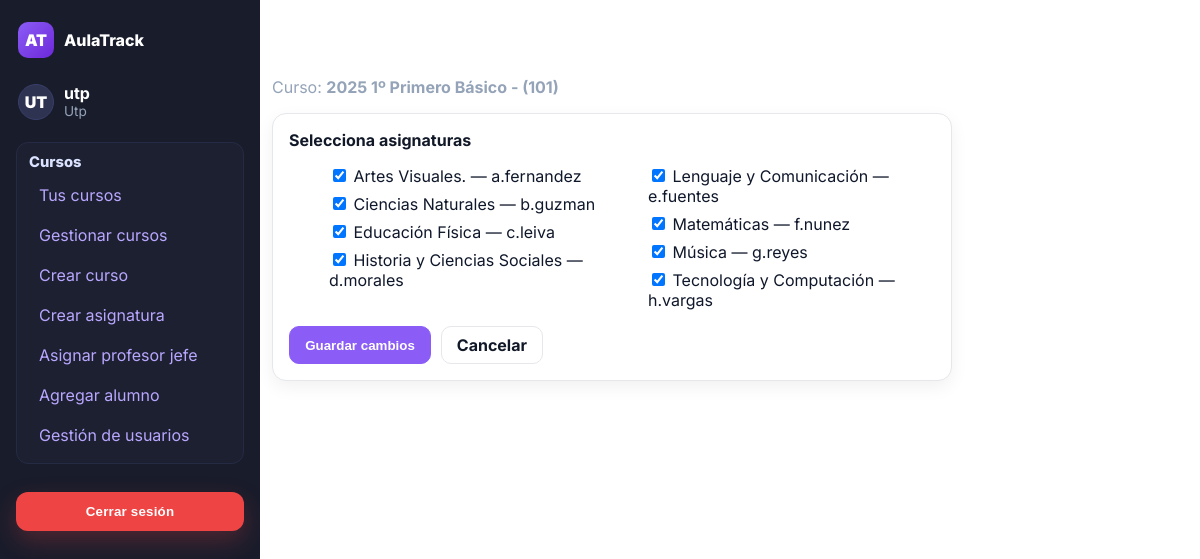
Page /cursos/11/asignaturas/ (signed in) on the committed database.
### usuarios/models.py (models this page shows, shortened)
class Usuario(AbstractUser):
    nombres = models.CharField(max_length=100)
    apellidos = models.CharField(max_length=100)
    rut = models.CharField(max_length=12, unique=True, validators=[rut_validator])
    ROLE_DOCENTE = 'docente'
    ROLE_UTP = 'utp'
    ROLE_INSPECTOR = 'inspector'
    ROLE_CHOICES = [
        (ROLE_DOCENTE, 'Docente'),
        (ROLE_UTP, 'UTP'),
        (ROLE_INSPECTOR, 'Inspector'),
    ]
    role = models.CharField(max_length=20, choices=ROLE_CHOICES)

class Curso(models.Model):
    año = models.CharField(max_length=15)
    nombre = models.CharField(max_length=30)
    sala = models.CharField(max_length=10)
    asignaturas = models.ManyToManyField('Asignatura', blank=True)
    profesor_jefe = models.ForeignKey(
        Usuario,
        on_delete=models.CASCADE,
        null=True,
        blank=True,
        limit_choices_to={'role': 'docente'},
        related_name='cursos_como_profesor_jefe'
    )
    def __str__(self):
        return f"{self.año} {self.nombre} - ({self.sala})"
    class Meta:
        constraints = [
            models.UniqueConstraint(
                Lower('año'), Lower('nombre'), Lower('sala'),
                name='uniq_curso_anio_nombre_sala_ci'
            )
        ]

### usuarios/views.py (the view)
# urls.py: path('cursos/<int:curso_id>/asignaturas/', asignar_asignaturas_curso, name='asignar_asignaturas_curso'),
@user_passes_test(es_utp)
def asignar_asignaturas_curso(request, curso_id):
    curso = get_object_or_404(
        Curso.objects.select_related("profesor_jefe").prefetch_related("asignaturas"),
        pk=curso_id
    )
    if request.method == "POST":
        form = CursoAsignaturasForm(request.POST, instance=curso)
        if form.is_valid():
            form.save()
            messages.success(request, f"Asignaturas actualizadas para {curso}.")
            return redirect("usuarios:cursos_lista")
        messages.error(request, "Revisa los errores del formulario.")
    else:
        form = CursoAsignaturasForm(instance=curso)
    return render(request, "asignar_asignaturas_curso.html", {"curso": curso, "form": form})

### usuarios/forms.py
class CursoAsignaturasForm(forms.ModelForm):
    asignaturas = forms.ModelMultipleChoiceField(
        queryset=Asignatura.objects.select_related("profesor").order_by("nombre"),
        required=False,
        widget=CheckboxSelectMultiple,
        label="Asignaturas del curso",
    )
    class Meta:
        model = Curso
        fields = ["asignaturas"]
    def __init__(self, *args, **kwargs):
        super().__init__(*args, **kwargs)
        def etiqueta(a: Asignatura):
            if a.profesor:
                prof = (a.profesor.get_full_name() or a.profesor.username).strip()
                return f"{a.nombre} — {prof}"
            return a.nombre
        self.fields["asignaturas"].label_from_instance = etiqueta

### usuarios/views.py (called while the page is built)
def es_utp(user):
    return hasattr(user, 'role') and user.role == 'utp'

### usuarios/templates/asignar_asignaturas_curso.html (shortened to what this page needs)
{% extends 'base.html' %}
{% load static %}
{% block extra_css %}
<link rel="stylesheet" href="{% static 'css/crear_asignatura.css' %}">
{% endblock %}
{% block content %}
<div class="page">
  <h1>Asignar asignaturas</h1>
  <div class="hint">Curso: <strong>{{ curso }}</strong></div>
  <form method="post" class="form-card" novalidate>
    <div class="field">
      <label class="label">Selecciona asignaturas</label>
      <ul class="asignaturas-list">
        {% for cb in form.asignaturas %}
        <li><label>{{ cb.tag }} {{ cb.choice_label }}</label></li>
        {% endfor %}
      </ul>
    </div>
    <div class="actions">
      <button class="btn primary" type="submit">Guardar cambios</button>
      <a class="btn" href="{% url 'usuarios:cursos_lista' %}">Cancelar</a>
    </div>
  </form>
</div>
{% endblock %}

### usuarios/templates/base.html (shortened to what this page needs)
{% load static %}
<!DOCTYPE html>
<html lang="es">
<head>
    <link rel="stylesheet" href="{% static 'css/base.css' %}">
    {% block extra_css %}{% endblock %}
</head>
<body>
<main class="app">
    <aside class="sidebar" aria-label="Barra lateral">
        <div class="sidebar-top">
            <div class="brand">
                <div class="logo" aria-hidden="true">AT</div>
                <div class="name">AulaTrack</div>
            </div>
            {% if user.is_authenticated %}
            <div class="profile" aria-label="Perfil usuario">
                <div class="avatar" aria-hidden="true">
                    {{ user.username|slice:":2"|upper }}
                </div>
                <div>
                    <div class="docente">{{ user.username }}</div>
                    <div class="rol">{{ user.role|title|default:"Sin rol" }}</div>
                </div>
            </div>
            <nav aria-label="Menú principal" class="menu">
                <div class="nav-section">
                    <h4>Cursos</h4>
                    <ul>
                        <li><a href="{% url 'usuarios:home_page' %}">Tus cursos</a></li>
                        {% if user.role == "utp" %}
                            <li><a href="{% url 'usuarios:cursos_lista' %}">Gestionar cursos</a></li>
                            <li><a href="{% url 'usuarios:crear_curso' %}">Crear curso</a></li>
                            <li><a href="{% url 'usuarios:crear_asignatura' %}">Crear asignatura</a></li>
                            <li><a href="{% url 'usuarios:asignar_profesor_jefe' %}">Asignar profesor jefe</a></li>
                            <li><a href="{% url 'usuarios:agregar_alumno' %}">Agregar alumno</a></li>
                            <li><a href="{% url 'usuarios:gestion_usuario' %}">Gestión de usuarios</a></li>
                        {% elif user.role == "docente" %}
                            <li><a href="{% url 'usuarios:home_page' %}">Mis cursos</a></li>
                        {% elif user.role == "alumno" %}
                            <li><a href="{% url 'usuarios:home_page' %}">Mi inicio</a></li>
                        {% endif %}
                    </ul>
                </div>
            </nav>
            <div class="logout">
                <form method="post" action="{% url 'usuarios:logout' %}">
                    <button type="submit" class="logout-btn">Cerrar sesión</button>
                </form>
            </div>
            {% endif %}
        </div>
    </aside>
    <section class="main">
        <div class="content">
            {% block content %}{% endblock %}
        </div>
    </section>
</main>
</body>
</html>

### usuarios/static/css/base.css (style rules this page uses)
:root { --brand-300:#c084fc; --brand-400:#b072ff; --brand-500:#a855f7; --brand-600:#8b5cf6; --brand-700:#7c3aed; --brand-800:#6d28d9; --bg-900:#141725; --bg-800:#191c2b; --bg-700:#1f2333; --panel:#23273a; --panel-2:#2b3050; --txt-100:#f3f4f6; --txt-200:#e5e7eb; --txt-400:#cbd5e1; --txt-600:#94a3b8; --success:#22c55e; --warning:#f59e0b; --danger:#ef4444; --ring: rgba(168,85,247,.45); --shadow: 0 10px 30px rgba(0,0,0,.35); --radius: 14px; }
* { box-sizing:border-box }
html,body { height:100% }
body { margin:0; font-family: Inter, system-ui, -apple-system, Segoe UI, Roboto, Helvetica, Arial, sans-serif; color:var(--txt-200); background: var(--bg-900); }
a { color:var(--brand-400);text-decoration:none }
h1,h2,h3 { margin:0 0 .5rem;color:#fff }
.hint { color:var(--txt-600) }
.app { display:grid; grid-template-columns:260px 1fr; min-height:100vh; }
.main { background:var(--bg-700); padding:24px 28px 28px 12px; }
.content { max-width:none;width:100%;margin:0 }
.sidebar { background:var(--bg-800); color:var(--txt-200); width:260px; height:100vh; display:flex; flex-direction:column; padding:18px 16px; }
.sidebar-top { display:flex; flex-direction:column; gap:16px; flex:1; }
.brand { display:flex;align-items:center;gap:10px; font-weight:800;color:#fff;margin:4px 2px 4px; }
.brand .logo { width:36px;height:36px;display:grid;place-items:center;border-radius:10px; background:linear-gradient(135deg,var(--brand-600),var(--brand-800)); color:#fff;font-weight:900; }
.profile { display:flex;gap:10px;align-items:center; margin:6px 2px 2px; }
.profile .avatar { width:36px;height:36px;border-radius:999px;display:grid;place-items:center; background:#2f3352;color:#fff;font-weight:900;border:1px solid #3a3f6b; }
.profile .docente { color:#fff;font-weight:700;line-height:1.1 }
.profile .rol { color:var(--txt-600);font-size:.85rem }
.menu { margin-top:4px }
.nav-section { background:#1c2031; border:1px solid #262b45; border-radius:12px; padding:10px 12px; }
.nav-section h4 { margin:0 0 6px; color:#dbe2ff; font-weight:800; font-size:.92rem; }
.nav-section ul { list-style:none; margin:0; padding:0; display:grid; gap:4px; }
.nav-section a { display:block; padding:8px 10px; border-radius:10px; color:#b9a7ff; }
.logout { margin-top:12px; }
.sidebar .logout-btn { width:100%; padding:.75rem 1rem; border:0; border-radius:12px; background: var(--danger); color:#fff; font-weight:800; letter-spacing:.2px; cursor:pointer; transition: background .2s ease, transform .05s ease, box-shadow .2s ease; box-shadow:0 10px 24px rgba(239,68,68,.25); }
.topCta,.cta,.btn { display:inline-flex;align-items:center;justify-content:center; gap:.5rem;padding:.6rem 1rem;border-radius:999px;border:0;cursor:pointer;font-weight:700; transition:transform .05s ease, box-shadow .2s ease, background .2s ease; }

### usuarios/static/css/crear_asignatura.css (style rules this page uses)
.main { background:#fff; color:#0f172a; }
.page { max-width: 680px; margin: 16px 0; }
.form-card { background:#fff; border:1px solid #e5e7eb; border-radius:14px; padding:1.25rem; box-shadow:0 6px 18px rgba(2,6,23,.06); }
.field { margin-bottom:1rem; }
.label { display:block; font-weight:700; color:#111827; margin-bottom:.35rem; }
.actions { display:flex; gap:.6rem; }
.btn { display:inline-flex; align-items:center; justify-content:center; height:38px; padding:0 .95rem; border-radius:10px; font-weight:700; border:1px solid #e5e7eb; background:#fff; color:#111827; text-decoration:none; }
.btn.primary { background:#8b5cf6; border-color:#8b5cf6; color:#fff; }

### usuarios/templates/asignar_asignaturas_curso.html (style rules this page uses)
.form-card { max-width: 720px; margin: 1rem auto; padding: 1rem; }
.asignaturas-list { columns: 2; column-gap: 2rem; }
.asignaturas-list li { break-inside: avoid; margin-bottom: .5rem; list-style: none; }

### rows in the picture
Usuario: username "UT", username "utp", role "Utp"
Curso: año+nombre+sala "2025 1º Primero Básico - (101)"

### other values in the picture
{{ cb.choice_label }} "Artes Visuales. — a.fernandez" "Ciencias Naturales — b.guzman" "Educación Física — c.leiva" "Historia y Ciencias Sociales — d.morales" "Lenguaje y Comunicación — e.fuentes" "Matemáticas — f.nunez" "Música — g.reyes" "Tecnología y Computación — h.vargas"
